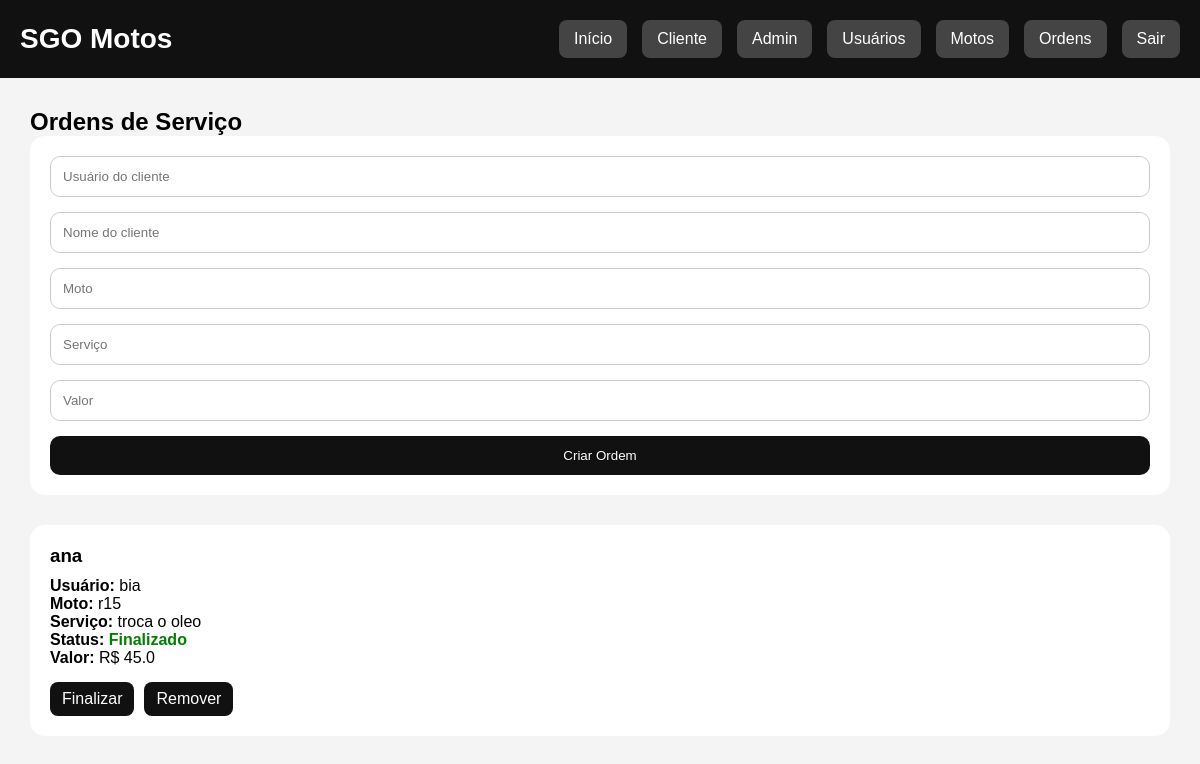
/ordens (signed in), run on the app's committed database.
### tables this page shows
CREATE TABLE ordens(

    id INTEGER PRIMARY KEY AUTOINCREMENT,
    usuario TEXT,
    cliente TEXT,
    moto TEXT,
    servico TEXT,
    valor REAL,
    status TEXT

);

### routes/ordem_routes.py (the view)
@ordem.route("/ordens")
def ordens():
    if "usuario" not in session:
        return redirect(url_for("auth.login"))
    if session["tipo"] == "admin":
        ordens = listar_ordens_admin()
    else:
        ordens = listar_ordens_usuario(
            session["usuario"]
        )
    return render_template(
        "ordens.html",
        ordens=ordens
    )

### database.py (called while the page is built)
def conectar():
    conn = sqlite3.connect("banco.db")
    conn.row_factory = sqlite3.Row
    return conn

### repositories/ordem_repository.py (called while the page is built)
def listar_ordens_admin():
    conn = conectar()
    ordens = conn.execute(
        "SELECT * FROM ordens ORDER BY id DESC"
    ).fetchall()
    conn.close()
    return ordens

### templates/ordens.html (shortened to what this page needs)
{% extends 'base.html' %}
{% block conteudo %}
<h2>Ordens de Serviço</h2>
{% if session["tipo"] == "admin" %}
<div class="form-box">
    <form method="POST" action="/adicionar_ordem">
        <input
        type="text"
        name="usuario"
        placeholder="Usuário do cliente"
        required>
        <input
        type="text"
        name="cliente"
        placeholder="Nome do cliente"
        required>
        <input
        type="text"
        name="moto"
        placeholder="Moto"
        required>
        <input
        type="text"
        name="servico"
        placeholder="Serviço"
        required>
        <input
        type="number"
        step="0.01"
        name="valor"
        placeholder="Valor"
        required>
        <button type="submit">
            Criar Ordem
        </button>
    </form>
</div>
{% endif %}
<div class="grid">
    {% for ordem in ordens %}
    <div class="card">
        <h3>{{ ordem.cliente }}</h3>
        <p>
            <strong>Usuário:</strong>
            {{ ordem.usuario }}
        </p>
        <p>
            <strong>Moto:</strong>
            {{ ordem.moto }}
        </p>
        <p>
            <strong>Serviço:</strong>
            {{ ordem.servico }}
        </p>
        <p>
            <strong>Status:</strong>
            {% if ordem.status == "Finalizado" %}
                <span class="status-finalizado">
                    {{ ordem.status }}
                </span>
            {% else %}
                <span class="status-andamento">
                    {{ ordem.status }}
                </span>
            {% endif %}
        </p>
        <p>
            <strong>Valor:</strong>
            R$ {{ ordem.valor }}
        </p>
        {% if session["tipo"] == "admin" %}
        <div class="acoes">
            <a href="/finalizar_ordem/{{ ordem.id }}">
                Finalizar
            </a>
            <a href="/remover_ordem/{{ ordem.id }}">
                Remover
            </a>
        </div>
        {% endif %}
    </div>
    {% endfor %}
</div>
{% endblock %}

### static/css/style.css (style rules this page uses)
* { margin:0; padding:0; box-sizing:border-box; font-family:Arial; }
body { background:#f4f4f4; }
.form-box { background:white; padding:20px; border-radius:15px; margin-bottom:30px; }
form { display:flex; flex-direction:column; gap:15px; }
input { padding:12px; border-radius:10px; border:1px solid #ccc; }
button { padding:12px; border:none; background:#111; color:white; border-radius:10px; cursor:pointer; transition:0.3s; }
.grid { display:grid; grid-template-columns:repeat(auto-fit,minmax(250px,1fr)); gap:20px; }
.card { background:white; padding:20px; border-radius:15px; }
.card h3 { margin-bottom:10px; }
.acoes { margin-top:15px; display:flex; gap:10px; }
.acoes a { background:#111; color:white; padding:8px 12px; border-radius:8px; text-decoration:none; }
.status-finalizado { color:green; font-weight:bold; }

### data on the page
ordens: cliente "ana", usuario "bia", moto "r15", servico "troca o oleo", status "Finalizado", valor "45.0"
